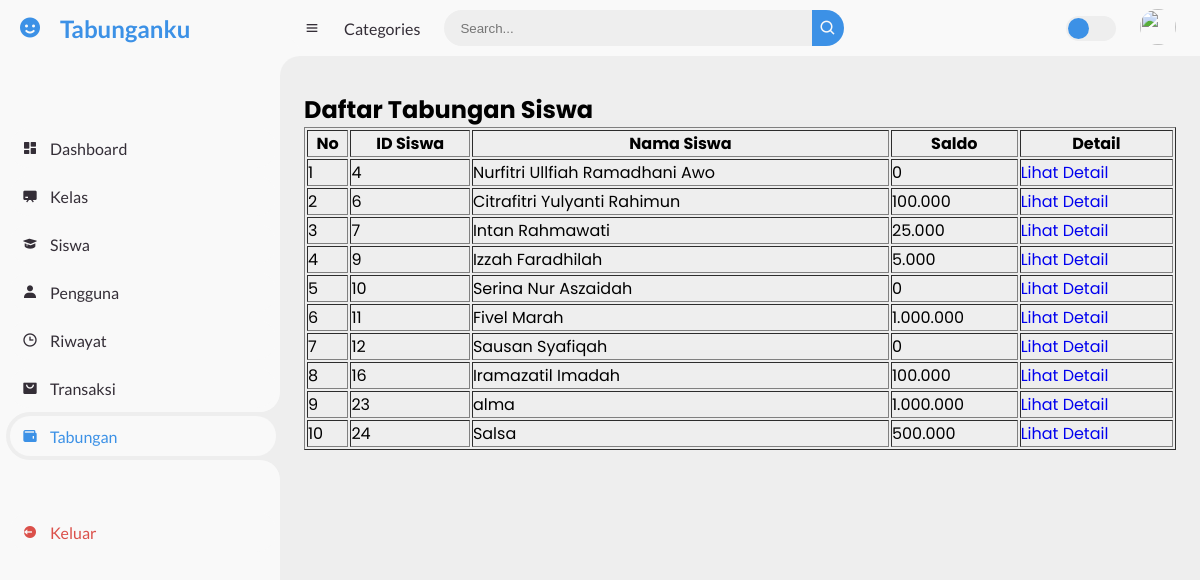
Page /admin.php?page=tabungan (signed in) on the committed database.
### tables this page shows
CREATE TABLE `siswa` (
  `id_siswa` int(11) NOT NULL,
  `nama_siswa` varchar(250) NOT NULL,
  `kelas` varchar(10) NOT NULL,
  `nisn` varchar(20) DEFAULT NULL,
  `password` varchar(255) NOT NULL,
  `jurusan` varchar(50) DEFAULT NULL
);

### tabungan.php (the view, shortened to what this page needs)
<link rel="stylesheet" href="https://cdn.datatables.net/2.1.8/css/dataTables.dataTables.css">
<link rel="stylesheet" href="assets/style.css">
<?php
if (isset($_SESSION['role']) && $_SESSION['role'] == 'admin') {
    $sql = "
        SELECT
            siswa.id_siswa,
            siswa.nama_siswa,
            COALESCE(SUM(CASE WHEN transaksi_tabungan.jenis_transaksi = 'setoran' THEN transaksi_tabungan.jumlah ELSE 0 END) -
                     SUM(CASE WHEN transaksi_tabungan.jenis_transaksi = 'penarikan' THEN transaksi_tabungan.jumlah ELSE 0 END), 0) AS saldo
        FROM siswa
        LEFT JOIN transaksi_tabungan ON siswa.id_siswa = transaksi_tabungan.id_siswa
        GROUP BY siswa.id_siswa, siswa.nama_siswa
    ";
}
$result = $koneksi->query($sql);
?>
<div class="tabungan-page">
    <div class="container">
        <h2>Daftar Tabungan Siswa</h2>
        <table border="1" id="example" class="row-border" style="width:100%">
            <thead>
                <tr>
                    <th>No</th>
                    <th>ID Siswa</th>
                    <th>Nama Siswa</th>
                    <th>Saldo</th>
                    <th>Detail</th>
                </tr>
            </thead>
            <tbody>
                <?php if ($result->num_rows > 0) {
                    $no = 1;
                    while ($row = $result->fetch_assoc()) { ?>
                        <tr>
                            <td><?php echo $no; ?></td>
                            <td><?php echo $row['id_siswa']; ?></td>
                            <td><?php echo $row['nama_siswa']; ?></td>
                            <td><?php echo number_format($row['saldo'], 0, ',', '.'); ?></td>
                            <td class="detail-cell">
                                <a href="detail_siswa.php?id_siswa=<?php echo $row['id_siswa']; ?>" class="detail-link">Lihat Detail</a>
                            </td>
                        </tr>
                    <?php $no++; }  ?>
                <?php } else { ?>
                    <tr>
                        <td colspan="5">Tidak ada data tabungan yang ditemukan.</td>
                    </tr>
                <?php } ?>
            </tbody>
        </table>
    </div>
</div>

### admin.php (shortened to what this page needs)
	<!DOCTYPE html>
	<html lang="en">
	<head>
		<link href='https://unpkg.com/boxicons@2.0.9/css/boxicons.min.css' rel='stylesheet'>
		<link rel="stylesheet" href="assets/style.css">
	</head>
	<body>
<section id="sidebar">
    <a href="#" class="brand">
        <i class='bx bxs-smile'></i>
        <span class="text">Tabunganku</span>
    </a>
    <ul class="side-menu top">
	<?php if($_SESSION['role'] == 'admin') { ?>
        <li class="<?php echo ($_GET['page'] == 'home' || !isset($_GET['page'])) ? 'active' : ''; ?>">
            <a href="?page=home">
                <i class='bx bxs-dashboard'></i>
                <span class="text">Dashboard</span>
            </a>
        </li>
		<li class="<?php echo ($_GET['page'] == 'kelas') ? 'active' : ''; ?>">
            <a href="?page=kelas">
                <i class='bx bxs-chalkboard'></i>
                <span class="text">Kelas</span>
            </a>
        </li>
        <li class="<?php echo ($_GET['page'] == 'student') ? 'active' : ''; ?>">
            <a href="?page=student">
                <i class='bx bxs-graduation'></i>
                <span class="text">Siswa</span>
            </a>
        </li>
        <li class="<?php echo ($_GET['page'] == 'users') ? 'active' : ''; ?>">
            <a href="?page=users">
                <i class='bx bxs-user'></i>
                <span class="text">Pengguna</span>
            </a>
        </li>
        <li class="<?php echo ($_GET['page'] == 'history') ? 'active' : ''; ?>">
            <a href="?page=history">
                <i class='bx bx-time'></i>
                <span class="text">Riwayat</span>
            </a>
        </li>
        <li class="<?php echo ($_GET['page'] == 'transaction') ? 'active' : ''; ?>">
            <a href="?page=transaction">
                <i class='bx bxs-shopping-bag-alt'></i>
                <span class="text">Transaksi</span>
            </a>
        </li>
        <li class="<?php echo ($_GET['page'] == 'tabungan') ? 'active' : ''; ?>">
            <a href="?page=tabungan">
                <i class='bx bxs-wallet'></i>
                <span class="text">Tabungan</span>
            </a>
        </li>
		<?php } ?>
    </ul>
    <ul class="side-menu">
        <li>
            <a href="logout.php" class="logout">
                <i class='bx bxs-log-out-circle'></i>
                <span class="text">Keluar</span>
            </a>
        </li>
    </ul>
</section>
		<section id="content">
			<nav>
				<i class='bx bx-menu' ></i>
				<a href="#" class="nav-link">Categories</a>
				<form action="" method="GET">
					<div class="form-input">
						<input type="search" name="q" placeholder="Search..." disabled>
						<button type="submit" class="search-btn" disabled><i class='bx bx-search'></i></button>
					</div>
				</form>
				<label for="switch-mode" class="switch-mode"></label>
				<a href="#" class="profile">
					<img src="img/people.jpg">
				</a>
			</nav>
			<main>
			<?php
					$page = isset($_GET['page']) ? $_GET['page']: '';
					if(file_exists($page . '.php')) {
						include $page . '.php';
					} else {
						include '404.php';
					}
				?>
			</main>
		</section>
	</body>
	</html>

### rows in the picture
siswa: id_siswa "4", nama_siswa "Nurfitri Ullfiah Ramadhani Awo", saldo "0"
siswa: id_siswa "6", nama_siswa "Citrafitri Yulyanti Rahimun", saldo "100.000"
siswa: id_siswa "7", nama_siswa "Intan Rahmawati", saldo "25.000"
siswa: id_siswa "9", nama_siswa "Izzah Faradhilah", saldo "5.000"
siswa: id_siswa "10", nama_siswa "Serina Nur Aszaidah", saldo "0"
siswa: id_siswa "11", nama_siswa "Fivel Marah", saldo "1.000.000"
siswa: id_siswa "12", nama_siswa "Sausan Syafiqah", saldo "0"
siswa: id_siswa "16", nama_siswa "Iramazatil Imadah", saldo "100.000"
siswa: id_siswa "23", nama_siswa "alma", saldo "1.000.000"
siswa: id_siswa "24", nama_siswa "Salsa", saldo "500.000"
